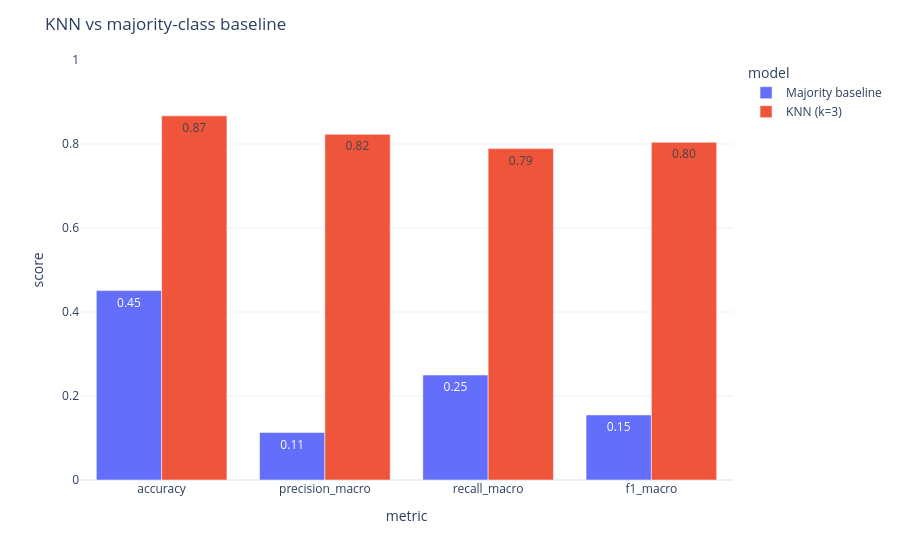

The notebook cell saved with this chart:
### Markdown cell above
## 5. Final model on the test set

We train on the full training set with the tuned settings and predict the 1,752 held-out hours.

### Code cell
model.fit(X_train_s, y_train)
y_pred = model.predict(X_test_s)

evaluator = Evaluator(labels=LABELS)
comparison = evaluator.compare({
    "Majority baseline": evaluator.baseline(X_train_s, y_train, X_test_s, y_test),
    f"KNN (k={model.best_k})": evaluator.metrics(y_test, y_pred),
})
display(comparison)
evaluator.plot_metric_comparison(comparison).show()

### Figure 1 — Plotly figure (JSON) as saved in the notebook; plotly's stock layout.template omitted (floating-point values rounded to 4 significant figures)
{"data": [{"alignmentgroup": "True", "hovertemplate": "model=Majority baseline<br>metric=%{x}<br>score=%{y}<extra></extra>", "legendgroup": "Majority baseline", "marker": {"color": "#636efa", "pattern": {"shape": ""}}, "name": "Majority baseline", "offsetgroup": "Majority baseline", "orientation": "v", "showlegend": true, "textposition": "auto", "texttemplate": "%{y:.2f}", "type": "bar", "x": ["accuracy", "precision_macro", "recall_macro", "f1_macro"], "xaxis": "x", "y": [0.451, 0.113, 0.25, 0.155], "yaxis": "y"}, {"alignmentgroup": "True", "hovertemplate": "model=KNN (k=3)<br>metric=%{x}<br>score=%{y}<extra></extra>", "legendgroup": "KNN (k=3)", "marker": {"color": "#EF553B", "pattern": {"shape": ""}}, "name": "KNN (k=3)", "offsetgroup": "KNN (k=3)", "orientation": "v", "showlegend": true, "textposition": "auto", "texttemplate": "%{y:.2f}", "type": "bar", "x": ["accuracy", "precision_macro", "recall_macro", "f1_macro"], "xaxis": "x", "y": [0.867, 0.823, 0.789, 0.804], "yaxis": "y"}], "layout": {"barmode": "group", "legend": {"title": {"text": "model"}, "tracegroupgap": 0}, "margin": {"t": 60}, "title": {"text": "KNN vs majority-class baseline"}, "xaxis": {"anchor": "y", "domain": [0, 1], "title": {"text": "metric"}}, "yaxis": {"anchor": "x", "domain": [0, 1], "range": [0, 1], "title": {"text": "score"}}}}
